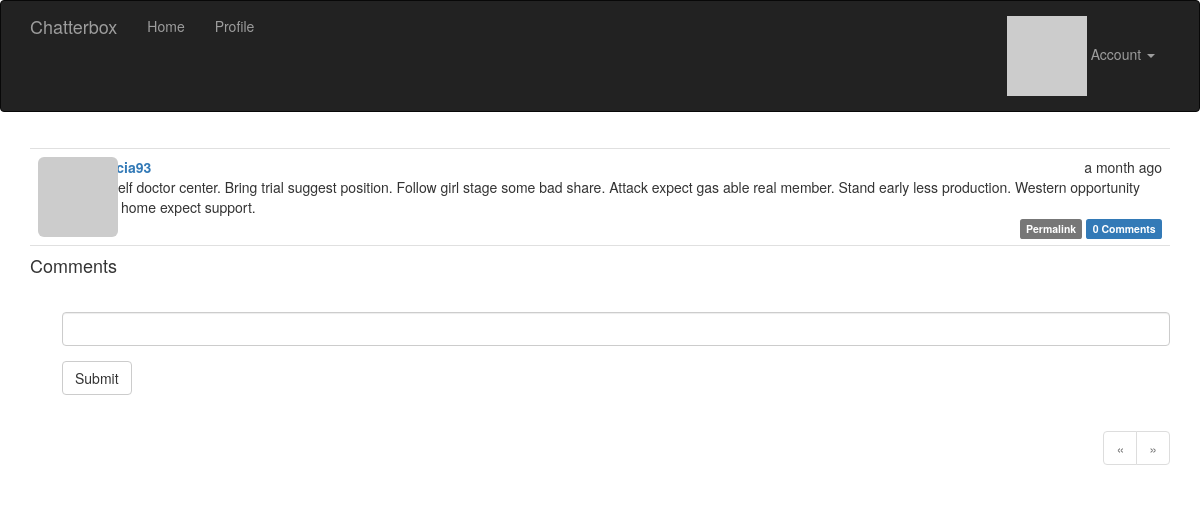
/post/75 (signed in), run on the app's committed database.
### app/models.py (models this page shows, shortened)
class Post(db.Model):
    __tablename__ = 'posts'
    id = db.Column(db.Integer, primary_key=True)
    body = db.Column(db.Text)
    body_html = db.Column(db.Text)
    timestamp = db.Column(db.DateTime, index=True, default=datetime.utcnow)
    author_id = db.Column(db.Integer, db.ForeignKey('users.id'))
    comments = db.relationship('Comment', backref='post', lazy='dynamic')

class User(UserMixin, db.Model):
    __tablename__ = 'users'
    id = db.Column(db.Integer, primary_key=True)
    email = db.Column(db.String(64), unique=True, index=True)
    username = db.Column(db.String(64), unique=True, index=True)
    role_id = db.Column(db.Integer, db.ForeignKey('roles.id'))
    password_hash = db.Column(db.String(128))
    confirmed = db.Column(db.Boolean, default=False)
    name = db.Column(db.String(64))
    location = db.Column(db.String(64))
    about_me = db.Column(db.Text())
    member_since = db.Column(db.DateTime(), default=datetime.utcnow)
    last_seen = db.Column(db.DateTime(), default=datetime.utcnow)
    avatar_hash = db.Column(db.String(32))
    posts = db.relationship('Post', backref='author', lazy='dynamic')
    followed = db.relationship('Follow',
                               foreign_keys=[Follow.follower_id],
                               backref=db.backref('follower', lazy='joined'),
                               lazy='dynamic',
                               cascade='all, delete-orphan')
    followers = db.relationship('Follow',
                                foreign_keys=[Follow.followed_id],
                                backref=db.backref('followed', lazy='joined'),
                                lazy='dynamic',
                                cascade='all, delete-orphan')
    comments = db.relationship('Comment', backref='author', lazy='dynamic')
    @property
    def password(self):
        raise AttributeError('password is not a readable attribute')
    def can(self, perm):
        return self.role is not None and self.role.has_permission(perm)
    def is_administrator(self):
        return self.can(Permission.ADMIN)
    def ping(self):
        self.last_seen = datetime.utcnow()
        db.session.add(self)
    def gravatar_hash(self):
        return hashlib.md5(self.email.lower().encode('utf-8')).hexdigest()
    def gravatar(self, size=100, default='identicon', rating='g'):
        url = 'https://secure.gravatar.com/avatar'
        hash = self.avatar_hash or self.gravatar_hash()
        return '{url}/{hash}?s={size}&d={default}&r={rating}'.format(
            url=url, hash=hash, size=size, default=default, rating=rating)

### app/main/views.py (the view, shortened to what this page needs)
@main.route('/post/<int:id>', methods=['GET', 'POST'])
def post(id):
    post = Post.query.get_or_404(id)
    form = CommentForm()
    page = request.args.get('page', 1, type=int)
    if page == -1:
        page = (post.comments.count() - 1) // \
            current_app.config['FLASKY_COMMENTS_PER_PAGE'] + 1
    pagination = post.comments.order_by(Comment.timestamp.asc()).paginate(
        page=page, per_page=current_app.config['FLASKY_COMMENTS_PER_PAGE'],
        error_out=False)
    comments = pagination.items
    return render_template('post.html', posts=[post], form=form,
                           comments=comments, pagination=pagination)

### app/main/forms.py
class CommentForm(FlaskForm):
    body = StringField('', validators=[DataRequired()])
    submit = SubmitField('Submit')

### app/auth/views.py (called while the page is built)
@auth.before_app_request
def before_request():
    if current_user.is_authenticated:
        current_user.ping()
        if not current_user.confirmed \
                and request.endpoint \
                and request.blueprint != 'auth' \
                and request.endpoint != 'static':
            return redirect(url_for('auth.unconfirmed'))

### app/main/__init__.py (called while the page is built)
@main.app_context_processor
def inject_permissions():
    return dict(Permission=Permission)

### app/main/views.py (called while the page is built)
@main.after_app_request
def after_request(response):
    for query in get_debug_queries():
        if query.duration >= current_app.config['FLASKY_SLOW_DB_QUERY_TIME']:
            current_app.logger.warning(
                'Slow query: %s\nParameters: %s\nDuration: %fs\nContext: %s\n'
                % (query.statement, query.parameters, query.duration,
                   query.context))
    return response

### app/models.py (called while the page is built)
@login_manager.user_loader
def load_user(user_id):
    return User.query.get(int(user_id))

    def has_permission(self, perm):
        return self.permissions & perm == perm

### app/templates/post.html (shortened to what this page needs)
{% extends "base.html" %}
{% import "bootstrap/wtf.html" as wtf %}
{% import "_macros.html" as macros %}
{% block page_content %}
{% include '_posts.html' %}
<h4 id="comments">Comments</h4>
{% if current_user.can(Permission.COMMENT) %}
<div class="comment-form">
    {{ wtf.quick_form(form) }}
</div>
{% endif %}
{% if pagination %}
<div class="pagination">
    {{ macros.pagination_widget(pagination, '.post', fragment='#comments', id=posts[0].id) }}
</div>
{% endif %}
{% endblock %}

### app/templates/base.html (shortened to what this page needs)
{% extends "bootstrap/base.html" %}
{% block head %}
{{ super() }}
<link rel="stylesheet" type="text/css" href="{{ url_for('static', filename='styles.css') }}">
{% endblock %}
{% block navbar %}
<div class="navbar navbar-inverse" role="navigation">
    <div class="container">
        <div class="navbar-header">
            <a class="navbar-brand" href="{{ url_for('main.index') }}">Chatterbox</a>
        </div>
        <div class="navbar-collapse collapse">
            <ul class="nav navbar-nav">
                <li><a href="{{ url_for('main.index') }}">Home</a></li>
                {% if current_user.is_authenticated %}
                <li><a href="{{ url_for('main.user', username=current_user.username) }}">Profile</a></li>
                {% endif %}
            </ul>
            <ul class="nav navbar-nav navbar-right">
                {% if current_user.is_authenticated %}
                <li class="dropdown">
                    <a href="#" class="dropdown-toggle" data-toggle="dropdown">
                        <img src="{{ current_user.gravatar(size=18) }}">
                        Account <b class="caret"></b>
                    </a>
                </li>
                {% else %}
                <li><a href="{{ url_for('auth.login') }}">Log In</a></li>
                {% endif %}
            </ul>
        </div>
    </div>
</div>
{% endblock %}
{% block content %}
<div class="container">
    {% block page_content %}{% endblock %}
</div>
{% endblock %}

### app/templates/_macros.html (shortened to what this page needs)
{% macro pagination_widget(pagination, endpoint, fragment='') %}
<ul class="pagination">
    <li{% if not pagination.has_prev %} class="disabled"{% endif %}>
        <a href="{% if pagination.has_prev %}{{ url_for(endpoint, page=pagination.prev_num, **kwargs) }}{{ fragment }}{% else %}#{% endif %}">
            &laquo;
        </a>
    </li>
    <li{% if not pagination.has_next %} class="disabled"{% endif %}>
        <a href="{% if pagination.has_next %}{{ url_for(endpoint, page=pagination.next_num, **kwargs) }}{{ fragment }}{% else %}#{% endif %}">
            &raquo;
        </a>
    </li>
</ul>
{% endmacro %}

### app/templates/_posts.html (shortened to what this page needs)
<ul class="posts">
    {% for post in posts %}
    <li class="post">
        <div class="post-thumbnail">
            <a href="{{ url_for('.user', username=post.author.username) }}">
                <img class="img-rounded profile-thumbnail" src="{{ post.author.gravatar(size=40) }}">
            </a>
        </div>
        <div class="post-content">
            <div class="post-date">{{ moment(post.timestamp).fromNow() }}</div>
            <div class="post-author"><a href="{{ url_for('.user', username=post.author.username) }}">{{ post.author.username }}</a></div>
            <div class="post-body">
                {% if post.body_html %}
                    {{ post.body_html | safe }}
                {% else %}
                    {{ post.body }}
                {% endif %}
            </div>
            <div class="post-footer">
                <a href="{{ url_for('.post', id=post.id) }}">
                    <span class="label label-default">Permalink</span>
                </a>
                <a href="{{ url_for('.post', id=post.id) }}#comments">
                    <span class="label label-primary">{{ post.comments.count() }} Comments</span>
                </a>
            </div>
        </div>
    </li>
    {% endfor %}
</ul>

### app/static/styles.css (style rules this page uses)
.profile-thumbnail { position: absolute; }
ul.posts { list-style-type: none; padding: 0px; margin: 16px 0px 0px 0px; border-top: 1px solid #e0e0e0; }
ul.posts li.post { padding: 8px; border-bottom: 1px solid #e0e0e0; }
div.post-date { float: right; }
div.post-author { font-weight: bold; }
div.post-thumbnail { position: absolute; }
div.post-content { margin-left: 48px; min-height: 48px; }
div.post-footer { text-align: right; }
div.comment-form { margin: 16px 0px 16px 32px; }
div.pagination { width: 100%; text-align: right; padding: 0px; margin: 0px; }

### data on the page
Post: timestamp "a month ago", author.username "patricia93", body "Himself doctor center. Bring trial suggest position. Follow girl stage some bad share. Attack expect gas able real member. Stand early less production. Western opportunity upon home expect support.", comments.count "0"
